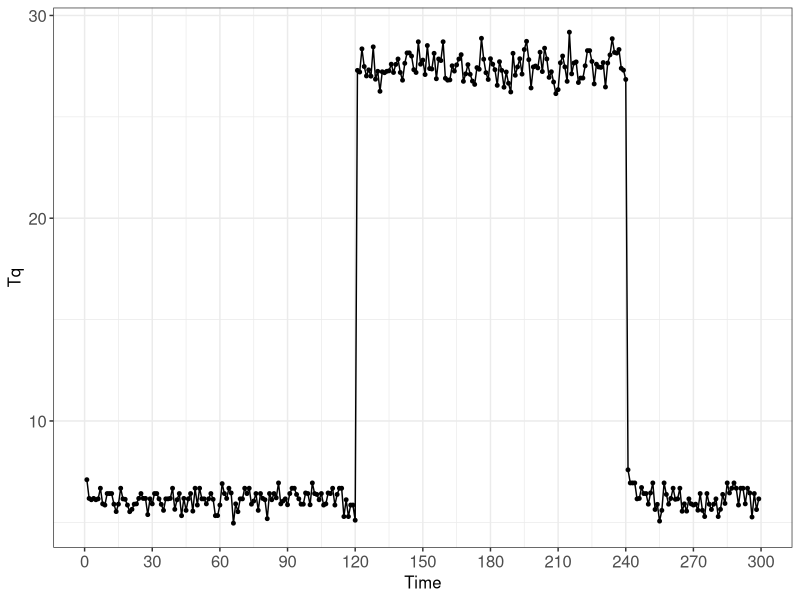
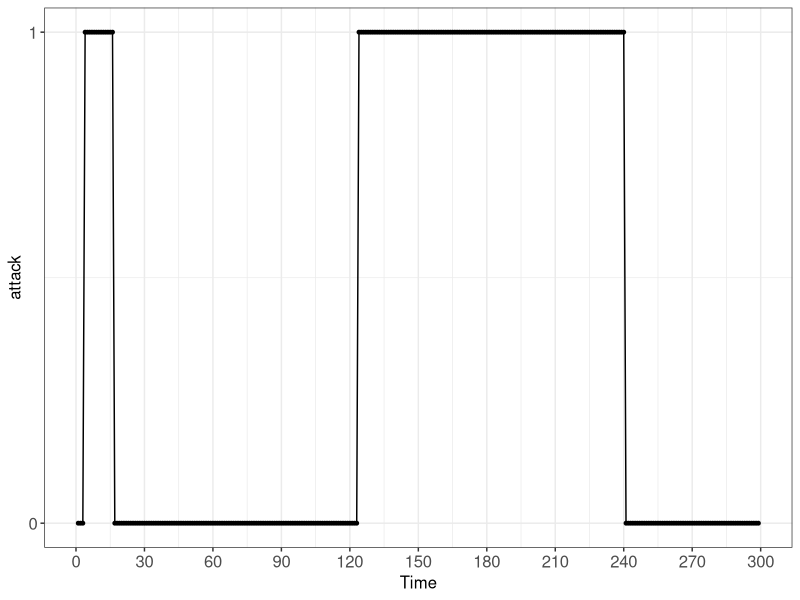
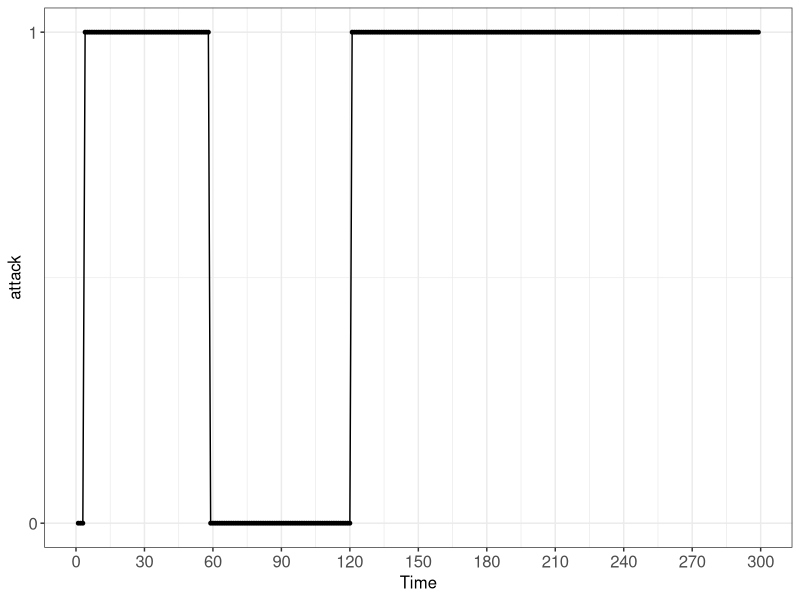

Generate these figures, in order, with R:
library(ggplot2)
library(scales)
library(doBy)
library(reshape2)


data = read.table("index.txt", header=T)


pdf("speed.pdf", width=8, height=2)
g.root <- ggplot(subset(data, Node=='gw-1')) +
  geom_point(aes (x=Time, y=t05), size=1) +
  geom_line(aes (x=Time, y=t05), size=0.5) +
  ylab("Tq") +
  scale_x_continuous(breaks=seq(0, 300, 30)) +
  theme_bw() + 
  theme(plot.title=element_text(size=12,hjust=0.5),axis.title=element_text(size=12),axis.text=element_text(size=12),legend.text=element_text(size=12), legend.title=element_blank())
print(g.root)

g.root <- ggplot(subset(data, Node=='gw-8')) +
  geom_point(aes (x=Time, y=apa), size=1) +
  geom_line(aes (x=Time, y=apa), size=0.5) +
  ylab("attack") +
  scale_x_continuous(breaks=seq(0, 300, 30))+
  scale_y_continuous(breaks=seq(0, 1, 1))+
  # scale_y_discrete("", labels = c("0"="Normal","1"="Attack"))+
  theme_bw() + 
  theme(plot.title=element_text(size=12,hjust=0.5),axis.title=element_text(size=12),axis.text=element_text(size=12),legend.text=element_text(size=12), legend.title=element_blank())
print(g.root)

# g.root <- ggplot(subset(data, Node=='gw-16')) +
#   geom_point(aes (x=Time, y=apa), size=1) +
#   geom_line(aes (x=Time, y=apa), size=0.5) +
#   ylab("attack") +
#   scale_x_continuous(breaks=seq(0, 300, 30))+
#   scale_y_continuous(breaks=seq(0, 1, 1))+
#   # scale_y_discrete("", labels = c("0"="Normal","1"="Attack"))+
#   theme_bw() + 
#   theme(plot.title=element_text(size=12,hjust=0.5),axis.title=element_text(size=12),axis.text=element_text(size=12),legend.text=element_text(size=12), legend.title=element_blank())
# print(g.root)

h = 0.4
g.root <- ggplot(subset(data, Node=='gw-16')) +
  geom_point(aes (x=Time, y=cusum), size=1) +
  geom_line(aes (x=Time, y=cusum), size=0.5) +
  ylab("attack") +
  scale_x_continuous(breaks=seq(0, 300, 30))+
  scale_y_continuous(breaks=seq(0, 1, 1))+
  theme_bw() + 
  theme(plot.title=element_text(size=12,hjust=0.5),axis.title=element_text(size=12),axis.text=element_text(size=12),legend.text=element_text(size=12), legend.title=element_blank())
print(g.root)

# g.root <- ggplot(subset(data, Node=='gw-9')) +
#   geom_point(aes (x=Time, y=(m_cusum>h)), size=1) +
#   geom_line(aes (x=Time, y=(m_cusum>h)), size=0.5) +
#   ylab("attack") +
#   scale_x_continuous(breaks=seq(0, 300, 30))+
#   # scale_y_continuous(breaks=seq(0, 1, 1))+
#   theme_bw() + 
#   theme(plot.title=element_text(size=12,hjust=0.5),axis.title=element_text(size=12),axis.text=element_text(size=12),legend.text=element_text(size=12), legend.title=element_blank())
# print(g.root)

# g.root <- ggplot(subset(data, Node=='gw-16')) +
#   geom_point(aes (x=Time, y=(m_cusum>h)), size=1) +
#   geom_line(aes (x=Time, y=(m_cusum>h)), size=0.5) +
#   ylab("attack") +
#   scale_x_continuous(breaks=seq(0, 300, 30))+
#   # scale_y_continuous(breaks=seq(0, 1, 1))+
#   theme_bw() + 
#   theme(plot.title=element_text(size=12,hjust=0.5),axis.title=element_text(size=12),axis.text=element_text(size=12),legend.text=element_text(size=12), legend.title=element_blank())
# print(g.root)
